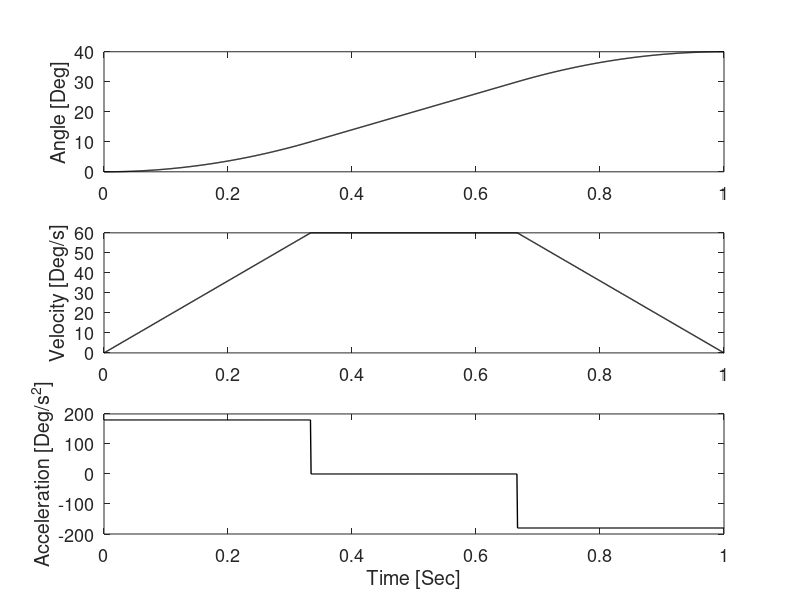

This chart was generated by the following MATLAB code: (Note: this script raises an error after producing the figure.)
% This code is programmed by Sung Yul Shin (syshin0228@utexas.edu) for Robotics Modeling and Control course by Dr. James Sulzer from University of Texas at Austin 
clc
clear all
close all

% Sampling rate info
Hz = 1000;
dt = 1/ Hz;

% Given constraint variables
t0 = 0;
tf = 1.0;
q0 = 0.0;
qf = 40.0;
% V = 60.0;
V = 1.5*(qf - q0)/tf;

tb = (q0 - qf + V*tf) / V;
alpha = V / (tb);


% Time
time = [0:1:tf*Hz]*dt;

% Linear Segments with Parabolic Blends (LSPB) calculation
for i = 1:1:length(time)
    t = time(i);
    
    if (t >= 0) && (t <= tb)
        q = q0 + alpha*t^2/2;
        dq = alpha*t;
        ddq = alpha;
    elseif (t > tb) && (t <= tf - tb)
        q = (qf + q0 - V*tf)/2 + V*t;
        dq = V;
        ddq = 0.0;
    elseif (t > tf - tb) && (t <= tf)
        q = qf - alpha*tf^2/2 + alpha*tf*t - alpha*t^2/2;
        dq = alpha*tf - alpha*t;
        ddq = -alpha;
    end
    
    q_out(i) = q;       % Position
    dq_out(i) = dq;     % Velocity
    ddq_out(i) = ddq;   % Acceleration
end

figure(1)
set(gcf,'position',[0 10 600 700])
subplot(3,1,1)
plot(time,q_out,'k','linewidth',1)
hold on
ylabel('Angle [Deg]')
set(gca,'fontsize',13)
subplot(3,1,2)
plot(time,dq_out,'k','linewidth',1)
hold on
ylabel('Velocity [Deg/s]')
set(gca,'fontsize',13)
subplot(3,1,3)
plot(time,ddq_out,'k','linewidth',1)
hold on
ylabel('Acceleration [Deg/s^2]')
xlabel('Time [Sec]')
set(gca,'fontsize',13)

% Using function
[q, dq, ddq] = LSPB_traj(t0, tf, q0, qf, V, Hz);

figure(1)
set(gcf,'position',[0 10 600 700])
subplot(3,1,1)
plot(time,q,'r:','linewidth',2)
ylabel('Angle [Deg]')
set(gca,'fontsize',13)
subplot(3,1,2)
plot(time,dq,'r:','linewidth',2)
ylabel('Velocity [Deg/s]')
set(gca,'fontsize',13)
subplot(3,1,3)
plot(time,ddq,'r:','linewidth',2)
ylabel('Acceleration [Deg/s^2]')
xlabel('Time [Sec]')
set(gca,'fontsize',13)
